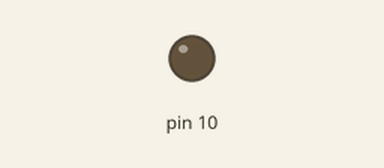
Simulated run of this sketch. Board: Arduino Uno, built with avr-gcc and run on an emulated ATmega328P. Shown: output pins drawn as LEDs (lit = HIGH).

Above: at 3.1 s.
At 8.3 s:
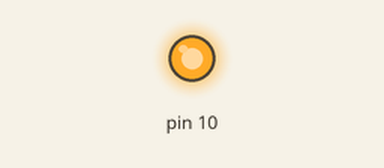
Timing chart, 0 to 10.9 s (numbered marks = the images above):
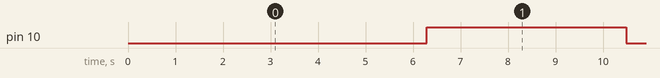

The sketch:

slowest-phase-correct-PWM.ino
```cpp
// Delta T = 8.4 seconds

// fastest fast PWM
// noisy ~4 MHz signal on scope

#define MCU __AVR_ATmega328P__
#define F_CPU 16000000UL

#include <avr/io.h>
#include <avr/interrupt.h>
#include <util/delay.h>

int main(void) {
  cli();
  DDRB = 0x04;
  TCCR1A = 0x23;
  TCCR1B = 0x15;
  OCR1A = 0xFFFF;
  OCR1B = 32768;
  sei();

  while (1) {

  }
}
```

Measured:
- by itself, pin 10: alternates HIGH for 4.2 s and LOW for 4.2 s
